Frame 1 (no input): blank canvas, image omitted
Frame 60 (the mouse pressed at the canvas centre just before this capture): blank canvas, image omitted
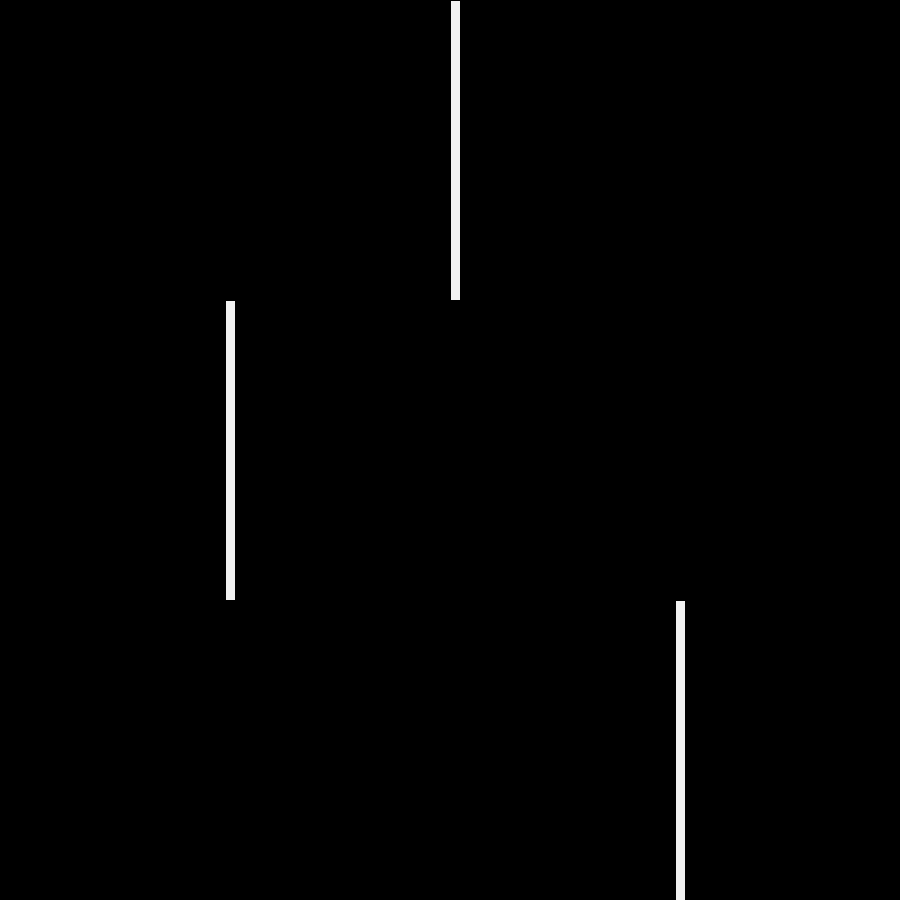
Frame 120 (the mouse held since frame 60 and released just before this capture)

The Processing sketch whose frames 1 and 60 were blank and that drew this single picture after the mouse press (run headless with seeded random() and noise(); from frame 60 on, the mouse is pressed at the canvas centre):

// Processing sketch: ejemplo_map
// ── ejemplo_map.pde
void setup() {
  size(900, 900);

}

void draw() {
  background(0);
  fill(#f1f1f1);
  rect(mouseX,0,10,300);
  rect(map(mouseX,0,width,0,width/2),300,10,300);
  rect(map(mouseX,0,width,width/2,width),600,10,300);
}
